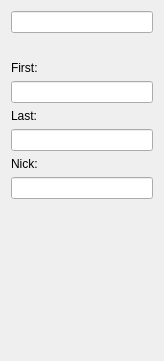
<ui version="4.0" >
 <class>SearchAllBase</class>
 <widget class="QWidget" name="SearchAllBase" >
  <property name="geometry" >
   <rect>
    <x>0</x>
    <y>0</y>
    <width>164</width>
    <height>361</height>
   </rect>
  </property>
  <property name="windowTitle" >
   <string>Form4</string>
  </property>
  <layout class="QVBoxLayout" >
   <property name="margin" >
    <number>0</number>
   </property>
   <property name="spacing" >
    <number>6</number>
   </property>
   <item>
    <widget class="RadioGroup" native="1" name="grpMail" >
     <layout class="QVBoxLayout" >
      <property name="margin" >
       <number>11</number>
      </property>
      <property name="spacing" >
       <number>6</number>
      </property>
      <item>
       <widget class="QLineEdit" name="edtMail" />
      </item>
     </layout>
    </widget>
   </item>
   <item>
    <widget class="RadioGroup" native="1" name="grpName" >
     <layout class="QVBoxLayout" >
      <property name="margin" >
       <number>11</number>
      </property>
      <property name="spacing" >
       <number>6</number>
      </property>
      <item>
       <widget class="QLabel" name="TextLabel5" >
        <property name="text" >
         <string>First:</string>
        </property>
        <property name="wordWrap" >
         <bool>false</bool>
        </property>
       </widget>
      </item>
      <item>
       <widget class="QLineEdit" name="edtFirst" />
      </item>
      <item>
       <widget class="QLabel" name="TextLabel6" >
        <property name="text" >
         <string>Last:</string>
        </property>
        <property name="wordWrap" >
         <bool>false</bool>
        </property>
       </widget>
      </item>
      <item>
       <widget class="QLineEdit" name="edtLast" />
      </item>
      <item>
       <widget class="QLabel" name="TextLabel7" >
        <property name="text" >
         <string>Nick:</string>
        </property>
        <property name="wordWrap" >
         <bool>false</bool>
        </property>
       </widget>
      </item>
      <item>
       <widget class="QLineEdit" name="edtNick" />
      </item>
     </layout>
    </widget>
   </item>
   <item>
    <spacer>
     <property name="orientation" >
      <enum>Qt::Vertical</enum>
     </property>
     <property name="sizeType" >
      <enum>QSizePolicy::Expanding</enum>
     </property>
     <property name="sizeHint" >
      <size>
       <width>20</width>
       <height>20</height>
      </size>
     </property>
    </spacer>
   </item>
  </layout>
 </widget>
 <customwidgets>
  <customwidget>
   <class>RadioGroup</class>
   <extends>QWidget</extends>
   <header>intedit.h</header>
   <container>1</container>
  </customwidget>
 </customwidgets>
 <resources/>
 <connections/>
</ui>
